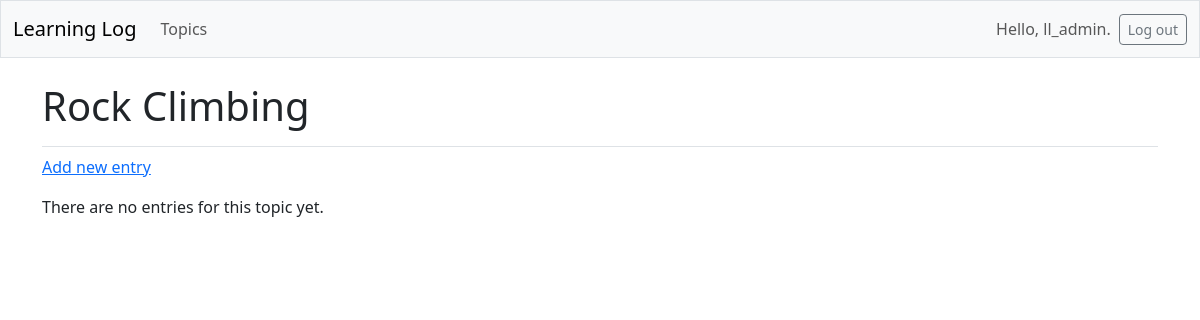
The app's page /topics/2/ (signed in), older data.
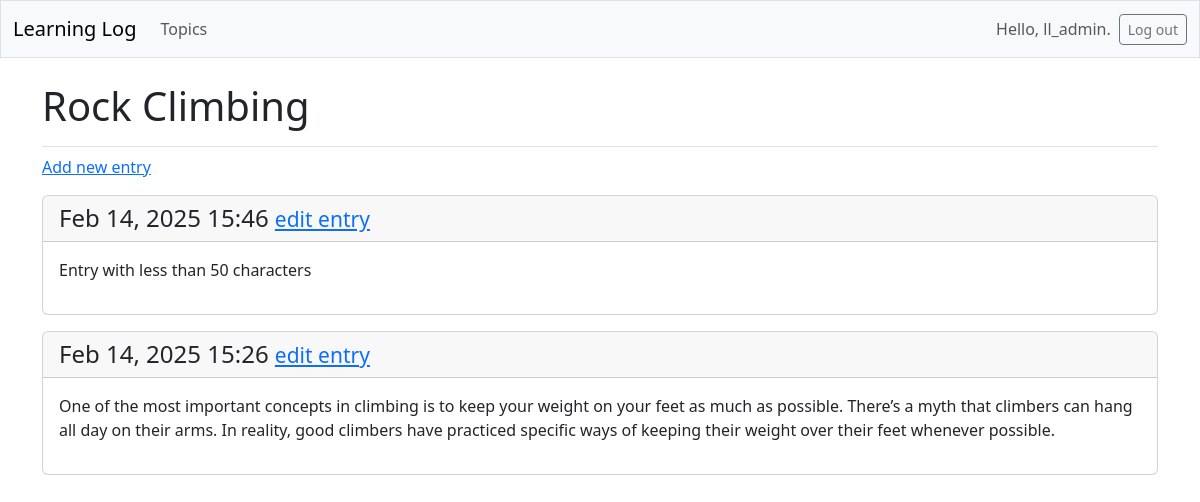
The same page, newer data.
### learning_logs/models.py (models this page shows, shortened)
class Entry(models.Model):
    topic = models.ForeignKey(Topic, on_delete=models.CASCADE)
    text = models.TextField()
    date_added = models.DateTimeField(auto_now_add=True)
    class Meta:
        verbose_name_plural = "entries"

### learning_logs/views.py (the view)
# urls.py: path("topics/<int:topic_id>/", views.topic, name="topic"),
@login_required
def topic(request, topic_id):
    topic = Topic.objects.get(id=topic_id)
    check_topic_owner(topic=topic, user=request.user)
    entries = topic.entry_set.order_by("-date_added")
    context = {"topic": topic, "entries": entries}
    return render(request, "learning_logs/topic.html", context)

### learning_logs/views.py (called while the page is built)
def check_topic_owner(topic, user):
    if topic.owner != user:
        raise Http404

### learning_logs/templates/learning_logs/topic.html
{% extends 'learning_logs/base.html' %}
{% block page_header %}
  <h1>{{ topic.text }}</h1>
{% endblock page_header %}
{% block content %}
  <p>
    <a href="{% url 'learning_logs:new_entry' topic.id %}">Add new entry</a>
  </p>
  {% for entry in entries %}
    <div class="card mb-3">
      <h4 class="card-header">
        {{ entry.date_added|date:'M d, Y H:i' }}
        <small><a href="{% url 'learning_logs:edit_entry' entry.id %}">
          edit entry</a></small>
      </h4>
      <div class="card-body">{{ entry.text|linebreaks }}</div>
    </div>
  {% empty %}
    <p>There are no entries for this topic yet.</p>
  {% endfor %}
{% endblock content %}

Row changes from the older to the newer data that the page shows:
added Entry: date_added "Feb 14, 2025 15:46", text "Entry with less than 50 characters"
added Entry: date_added "Feb 14, 2025 15:26", text "One of the most important concepts in climbing is to keep your weight on your feet as much as possible. There’s a myth that climbers can hang all day on their arms. In reality, good climbers have practiced specific ways of keeping their weight over their feet whenever possible."
Text that changed along with them:
text no longer shown: "There are no entries for this topic yet."
